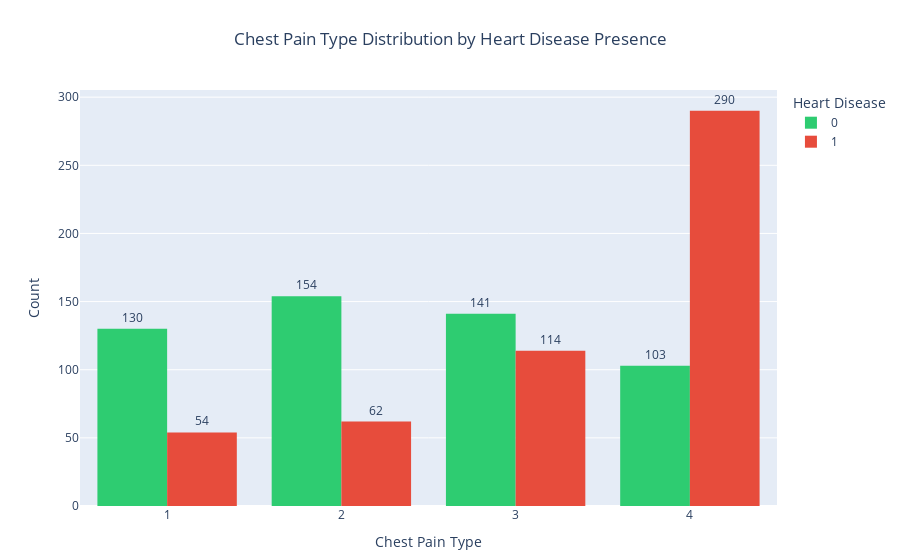

The code cell stored with this chart in its notebook:
### Code cell
# Creating interactive plot 
fig = px.histogram(df, x='chest_pain_type', color='target', barmode='group',
                   color_discrete_map={0: '#2ECC71', 1: '#E74C3C'},  # Green for 'No Disease', Red for 'Disease'
                   labels={'target': 'Heart Disease'},
                   title="Chest Pain Type Distribution by Heart Disease Presence")

# Customizing layout 
fig.update_layout(
    xaxis_title="Chest Pain Type",
    yaxis_title="Count",
    legend_title="Heart Disease",
    bargap=0.2,  # Gap between bars
    title_x=0.5,  # Center the title
    margin=dict(t=90, b=50)
)

# Showing the count labels on top of bars
fig.update_traces(texttemplate='%{y}', textposition='outside')

fig.show()

### Figure 1 — Plotly figure (JSON) as saved in the notebook; plotly's stock layout.template omitted (floating-point values rounded to 4 significant figures; data arrays with more than 128 entries replaced by an {"elided": "..."} marker saying what was removed)
{"data": [{"alignmentgroup": "True", "bingroup": "x", "hovertemplate": "Heart Disease=0<br>chest_pain_type=%{x}<br>count=%{y}<extra></extra>", "legendgroup": "0", "marker": {"color": "#2ECC71", "pattern": {"shape": ""}}, "name": "0", "offsetgroup": "0", "orientation": "v", "showlegend": true, "textposition": "outside", "texttemplate": "%{y}", "type": "histogram", "x": {"elided": "528 int values"}, "xaxis": "x", "yaxis": "y"}, {"alignmentgroup": "True", "bingroup": "x", "hovertemplate": "Heart Disease=1<br>chest_pain_type=%{x}<br>count=%{y}<extra></extra>", "legendgroup": "1", "marker": {"color": "#E74C3C", "pattern": {"shape": ""}}, "name": "1", "offsetgroup": "1", "orientation": "v", "showlegend": true, "textposition": "outside", "texttemplate": "%{y}", "type": "histogram", "x": {"elided": "520 int values"}, "xaxis": "x", "yaxis": "y"}], "layout": {"bargap": 0.2, "barmode": "group", "legend": {"title": {"text": "Heart Disease"}, "tracegroupgap": 0}, "margin": {"b": 50, "t": 90}, "title": {"text": "Chest Pain Type Distribution by Heart Disease Presence", "x": 0.5}, "xaxis": {"anchor": "y", "domain": [0, 1], "title": {"text": "Chest Pain Type"}}, "yaxis": {"anchor": "x", "domain": [0, 1], "title": {"text": "Count"}}}}
